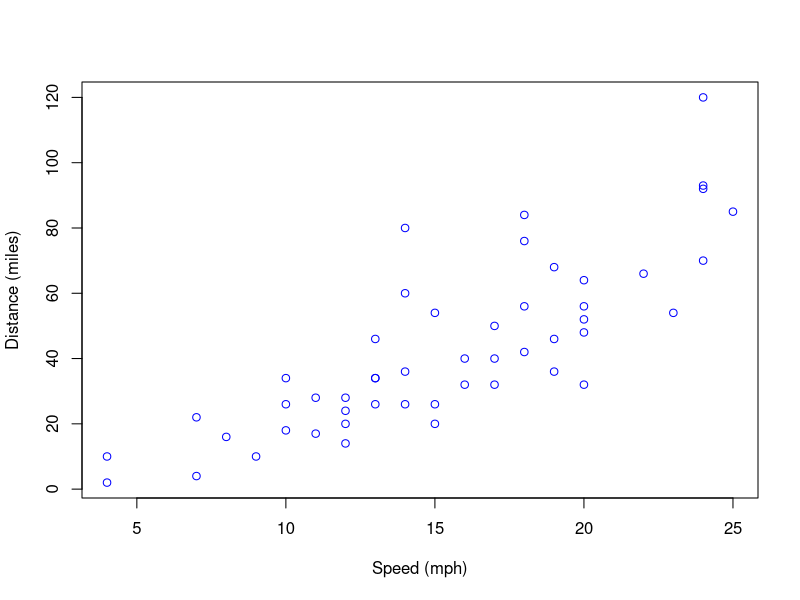

Source code (R):
## ---- chunk 1
knitr::opts_chunk$set(echo = TRUE)
## ---- chunk 2
plot(cars, col = "blue", xlab = "Speed (mph)", ylab = "Distance (miles)")
## ---- chunk 3
library(knitr)
kable(summary(cars))
